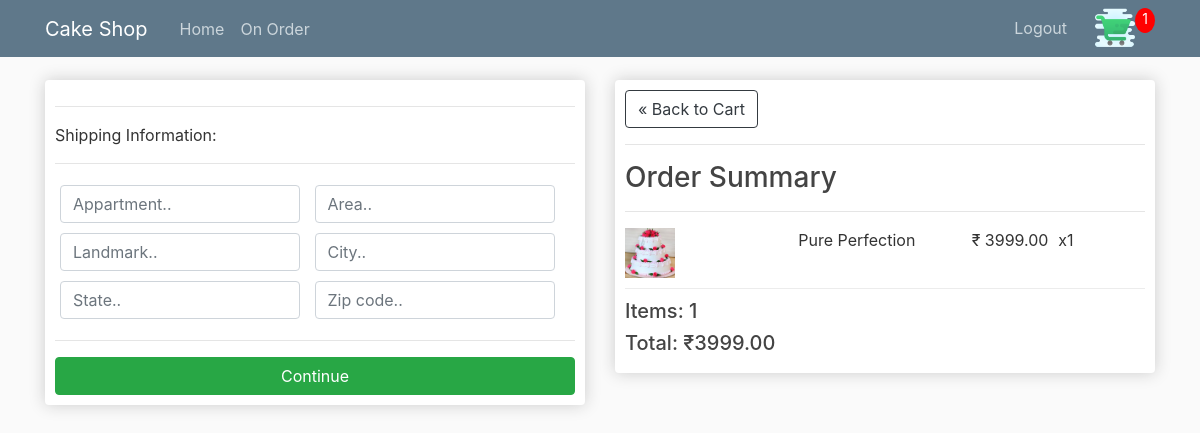
The page /checkout/ (signed in) on the database its author committed.
### store/models.py (models this page shows, shortened)
class OrderItem(models.Model):
    product = models.ForeignKey(
        ProductDetail, on_delete=models.SET_NULL, null=True, blank=True)
    order = models.ForeignKey(Order, on_delete=models.SET_NULL, null=True)
    quantity = models.IntegerField(default=0, null=True, blank=True)
    date_added = models.DateTimeField(default=timezone.now)
    @property
    def get_total(self):
        total = self.product.price * self.quantity
        return total

class ProductDetail(models.Model):
    name = models.CharField(max_length = 50)
    egg = models.BooleanField(default = True)
    image = models.ImageField(default='default.jpg',
                              upload_to='product_images')
    price = models.DecimalField(max_digits=6, decimal_places=2,default = 199)

class Order(models.Model):
    customer = models.ForeignKey(Customer, on_delete=models.CASCADE)
    date_ordered = models.DateTimeField(default=timezone.now)
    complete = models.BooleanField(default=False)
    transaction_id = models.CharField(max_length=100, null=True)
    @property
    def get_cart_total(self):
        orderitems = self.orderitem_set.all()
        total = sum([item.get_total for item in orderitems])
        return total
    @property
    def get_cart_items(self):
        orderitems = self.orderitem_set.all()
        totalquantity = sum([item.quantity for item in orderitems])
        return totalquantity

### store/views.py (the view)
# urls.py: path('checkout/', views.checkout, name='checkout'),
def checkout(request):
    if request.user.is_authenticated:
        customer = request.user.customer
        order, created = Order.objects.get_or_create(
            customer=customer, complete=False)
        items = order.orderitem_set.all()
        cartItems = order.get_cart_items
    else:
        items = []
        order = {'get_cart_total': 0, 'get_cart_items': 0}
        cartItems = order['get_cart_items']
    context = {'items': items, 'order': order, 'cartItems': cartItems}
    return render(request, 'store/checkout.html', context)

### templates/store/checkout.html (shortened to what this page needs)
{% extends 'base.html' %} {% load static %} {% block content %}
<div class="row">
  <div class="col-lg-6">
    <div class="box-element" id="form-wrapper">
      <form id="form">
        <div id="shipping-info">
          <hr />
          <p>Shipping Information:</p>
          <hr />
          <div class="form-field">
            <input
              required
              class="form-control"
              type="text"
              name="appt"
              placeholder="Appartment.."
            />
          </div>
          <div class="form-field">
            <input
              required
              class="form-control"
              type="text"
              name="area"
              placeholder="Area.."
            />
          </div>
          <div class="form-field">
            <input
              class="form-control"
              type="text"
              name="landmark"
              placeholder="Landmark.."
            />
          </div>
          <div class="form-field">
            <input
              class="form-control"
              type="text"
              name="city"
              placeholder="City.."
            />
          </div>
          <div class="form-field">
            <input
              class="form-control"
              type="text"
              name="state"
              placeholder="State.."
            />
          </div>
          <div class="form-field">
            <input
              class="form-control"
              type="text"
              name="zipcode"
              placeholder="Zip code.."
            />
          </div>
        </div>
        <hr />
        <input
          id="form-button"
          class="btn btn-success btn-block"
          type="submit"
          value="Continue"
        />
      </form>
    </div>
    <br />
  </div>
  <div class="col-lg-6">
    <div class="box-element">
      <a class="btn btn-outline-dark" href="{% url 'cart' %}"
        >&laquo; Back to Cart</a
      >
      <hr />
      <h3>Order Summary</h3>
      <hr />
      {% for item in items %}
      <div class="cart-row">
        <div style="flex: 2;">
          <img class="row-image" src="{{ item.product.image.url }}" />
        </div>
        <div style="flex: 2;">
          <p>{{ item.product.name }}</p>
        </div>
        <div style="flex: 1;">
          <p>&#x20B9; {{ item.product.price }}</p>
        </div>
        <div style="flex: 1;">
          <p>x{{ item.quantity }}</p>
        </div>
      </div>
      {% endfor %}
      <h5>Items: {{ order.get_cart_items }}</h5>
      <h5>Total: &#x20B9;{{ order.get_cart_total }}</h5>
    </div>
  </div>
</div>
{% endblock content %}

### static/css/main.css (style rules this page uses)
body { background: #fafafa; color: #333333; margin-top: 5rem; }
h1, h2, h3, h4, h5, h6 { color: #444444; }
.box-element { box-shadow: hsl(0, 0%, 80%) 0 0 16px; background-color: #fff; border-radius: 4px; padding: 10px; }
.cart-row { display: flex; align-items: flex-stretch; padding-bottom: 10px; margin-bottom: 10px; border-bottom: 1px solid #ececec; }
.row-image { height: 50px; }
.form-field { width: 250px; display: inline-block; padding: 5px; }

### rows shown on the page
OrderItem: product.image (picture), product.name "Pure Perfection", product.price "3999.00", quantity "1"
Order: get_cart_items "1", get_cart_total "3999.00"

### other values the page prints
{{ cartItems }} "1"
